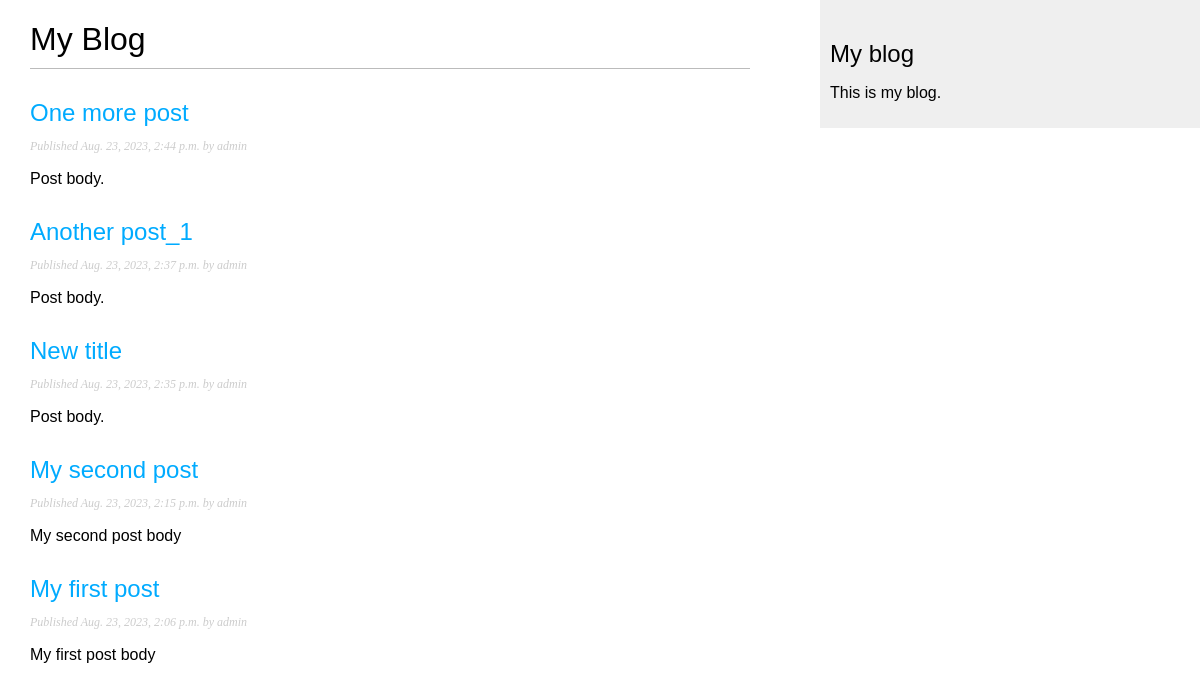
Screenshot of /blog/ with the database file from the repository.
### blog/models.py (models this page shows, shortened)
class Post(models.Model):
    class Status(models.TextChoices):
        DRAFT = 'DF', 'Draft'
        PUBLISHED = 'PB', 'Published'
    title = models.CharField(max_length=250)
    slug = models.SlugField(max_length=250)
    author = models.ForeignKey(User, on_delete=models.CASCADE, related_name='blog_posts')
    body = models.TextField()
    publish = models.DateTimeField(default=timezone.now)
    created = models.DateTimeField(auto_now_add=True)
    updated = models.DateTimeField(auto_now=True)
    status = models.CharField(max_length=2, choices=Status.choices, default=Status.DRAFT)
    objects = models.Manager()  # менеджер, применяемый по умолчанию
    published = PublishedManager()  # конкретно-прикладной менеджер
    class Meta:
        ordering = ['-publish']
        indexes = [
            models.Index(fields=['-publish']),
        ]

### blog/views.py (the view)
# urls.py: path('', views.post_list, name='post_list'),
def post_list(request):
    posts = Post.published.all()
    return render(request, 'blog/post/list.html', {'posts': posts})

### blog/models.py (called while the page is built)
    def get_queryset(self):
        return super().get_queryset().filter(status=Post.Status.PUBLISHED)

### blog/templates/blog/post/list.html (shortened to what this page needs)
{% extends "blog/base.html" %}
{% block content %}
    <h1>My Blog</h1>
    {% for post in posts %}
        <h2>
            <a href="{% url 'blog:post_detail' post.id %}">
                {{ post.title }}
            </a>
        </h2>
        <p class="date">
            Published {{ post.publish }} by {{ post.author }}
        </p>
        {{ post.body|truncatewords:30|linebreaks }}
    {% endfor %}
{% endblock %}

### blog/templates/blog/base.html (shortened to what this page needs)
{% load static %}
<!DOCTYPE html>
<html>
<head>
    <link href="{% static 'css/blog.css' %}" rel="stylesheet">
</head>
<body>
<div id="content">
    {% block content %}
    {% endblock %}
</div>
<div id="sidebar">
    <h2>My blog</h2>
    <p>This is my blog.</p>
</div>
</body>
</html>

### blog/static/css/blog.css (style rules this page uses)
body { margin:0; padding:0; font-family:helvetica, sans-serif; }
a { color:#00abff; text-decoration:none; }
h1 { font-weight:normal; border-bottom:1px solid #bbb; padding:0 0 10px 0; }
h2 { font-weight:normal; margin:30px 0 0; }
#content { float:left; width:60%; padding:0 0 0 30px; }
#sidebar { float:right; width:30%; padding:10px; background:#efefef; height:100%; }
p.date { color:#ccc; font-family: georgia, serif; font-size: 12px; font-style: italic; }

### rows the page displays
Post: title "One more post", publish "Aug. 23, 2023, 2:44 p.m.", author "admin", body "Post body."
Post: title "Another post_1", publish "Aug. 23, 2023, 2:37 p.m.", author "admin", body "Post body."
Post: title "New title", publish "Aug. 23, 2023, 2:35 p.m.", author "admin", body "Post body."
Post: title "My second post", publish "Aug. 23, 2023, 2:15 p.m.", author "admin", body "My second post body"
Post: title "My first post", publish "Aug. 23, 2023, 2:06 p.m.", author "admin", body "My first post body"
